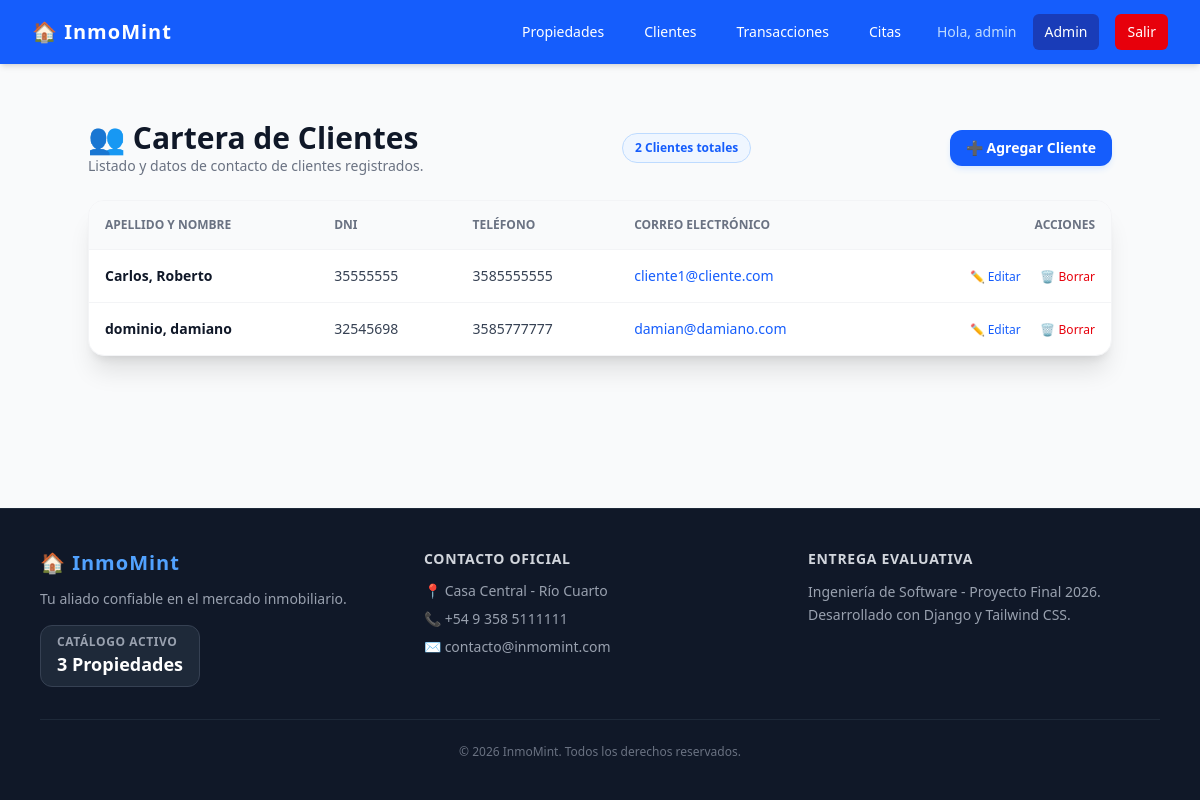
/propiedades/clientes/ (signed in), run on the app's committed database.
### usuarios/models.py (models this page shows, shortened)
class UsuarioPersonalizado(AbstractUser):
    telefono = models.CharField(max_length=20, blank=True, null=True)
    es_agente = models.BooleanField(default=False)

### inmobiliaria/models.py (models this page shows, shortened)
class Cliente(models.Model):
    nombre = models.CharField(max_length=100)
    apellido = models.CharField(max_length=100)
    dni = models.CharField(max_length=15, unique=True, verbose_name="DNI")
    telefono = models.CharField(max_length=20, verbose_name="Teléfono")
    email = models.EmailField(verbose_name="Correo Electrónico")

### inmobiliaria/views.py (the view)
# urls.py: path('clientes/', views.lista_clientes, name='lista_clientes'),
@login_required
@permission_required('inmobiliaria.view_cliente', login_url='lista_propiedades')
def lista_clientes(request):
    clientes = Cliente.objects.all()
    return render(request, 'inmobiliaria/lista_clientes.html', {'clientes': clientes})

### inmobiliaria/context_processors.py (called while the page is built)
def datos_inmobiliaria(request):
    return {
        'global_nombre_web': 'InmoMint',
        'global_telefono': '+54 9 358 5111111',
        'global_email': 'contacto@inmomint.com',
        'global_total_propiedades': Propiedad.objects.count()
    }

### templates/inmobiliaria/lista_clientes.html (shortened to what this page needs)
{% extends 'base.html' %}
{% block content %}
<div class="max-w-5xl mx-auto py-6">
    <div class="flex flex-col sm:flex-row justify-between items-start sm:items-center mb-6 gap-4">
        <div>
            <h1 class="text-3xl font-black text-gray-900">👥 Cartera de Clientes</h1>
            <p class="text-gray-500 text-sm">Listado y datos de contacto de clientes registrados.</p>
        </div>
        <span class="bg-blue-50 text-blue-600 text-xs font-bold px-3 py-1.5 rounded-full border border-blue-200">
                {{ clientes.count }} Clientes totales
        </span>
        {% if perms.inmobiliaria.add_cliente %}
            <a href="{% url 'crear_cliente' %}" class="bg-blue-600 hover:bg-blue-700 text-white font-bold px-4 py-2 rounded-xl text-sm transition-all shadow-md shadow-blue-100 cursor-pointer">
                ➕ Agregar Cliente
            </a>
        {% endif %}
    </div>
    <div class="bg-white rounded-2xl shadow-xl overflow-hidden border border-gray-100">
        <div class="overflow-x-auto">
            <table class="w-full text-left text-sm text-gray-600">
                <thead class="bg-gray-50 text-xs uppercase text-gray-500 font-bold border-b border-gray-100">
                    <tr>
                        <th class="p-4">Apellido y Nombre</th>
                        <th class="p-4">DNI</th>
                        <th class="p-4">Teléfono</th>
                        <th class="p-4">Correo Electrónico</th>
                        <th class="p-4 text-right">Acciones</th>
                    </tr>
                </thead>
                <tbody class="divide-y divide-gray-100">
                    {% for cliente in clientes %}
                    <tr class="hover:bg-gray-50/50 transition-colors">
                        <td class="p-4 font-bold text-gray-900">{{ cliente.apellido }}, {{ cliente.nombre }}</td>
                        <td class="p-4 text-gray-700">{{ cliente.dni }}</td>
                        <td class="p-4 text-gray-700">{{ cliente.telefono }}</td>
                        <td class="p-4 text-blue-600 font-medium">{{ cliente.email }}</td>
                        <td class="p-4 text-right space-x-2">
                            {% if perms.inmobiliaria.change_cliente %}
                                <a href="{% url 'editar_cliente' cliente.pk %}" class="text-blue-600 hover:underline font-medium text-xs">✏️ Editar</a>
                            {% endif %}
                            {% if perms.inmobiliaria.delete_cliente %}
                                <a href="{% url 'eliminar_cliente' cliente.pk %}" class="text-red-600 hover:underline font-medium text-xs ml-2">🗑️ Borrar</a>
                            {% endif %}
                        </td>
                    </tr>
                    {% empty %}
                    <tr>
                        <td colspan="5" class="p-8 text-center text-gray-400 font-medium">No hay clientes cargados en el sistema.</td>
                    </tr>
                    {% endfor %}
                </tbody>
            </table>
        </div>
    </div>
</div>
{% endblock %}

### templates/base.html (shortened to what this page needs)
<!DOCTYPE html>
<html lang="es">
<head>
    <script src="https://cdn.jsdelivr.net/npm/@tailwindcss/browser@4"></script>
</head>
<body class="bg-gray-50 flex flex-col min-h-screen">
    <nav class="bg-blue-600 text-white shadow-md">
        <div class="max-w-7xl mx-auto px-4 sm:px-6 lg:px-8">
            <div class="flex items-center justify-between h-16">
                <div class="flex items-center">
                    <a href="{% url 'home' %}" class="text-xl font-bold tracking-wider">🏠 InmoMint</a>
                </div>
                <div class="flex items-center space-x-2 md:space-x-4">
                    <a href="{% url 'lista_propiedades' %}" class="hover:bg-blue-700 px-3 py-2 rounded-md text-sm font-medium">Propiedades</a>
                    {% if user.is_authenticated %}
                        {% if perms.inmobiliaria.view_cliente %}
                            <a href="{% url 'lista_clientes' %}" class="hover:bg-blue-700 px-3 py-2 rounded-md text-sm font-medium">Clientes</a>
                        {% endif %}
                        {% if perms.inmobiliaria.view_transaccion %}
                            <a href="{% url 'lista_transacciones' %}" class="hover:bg-blue-700 px-3 py-2 rounded-md text-sm font-medium">Transacciones</a>
                        {% endif %}
                        {% if perms.inmobiliaria.view_cita %}
                            <a href="{% url 'lista_citas' %}" class="hover:bg-blue-700 px-3 py-2 rounded-md text-sm font-medium">Citas</a>
                        {% endif %}
                        <span class="text-blue-200 text-sm font-medium hidden lg:inline ml-2">Hola, {{ user.username }}</span>
                        {% if user.is_staff or user.es_agente %}
                            <a href="{% url 'admin:index' %}" class="hover:bg-blue-700 px-3 py-2 rounded-md text-sm font-medium bg-blue-800">Admin</a>
                        {% endif %}
                        <form method="POST" action="{% url 'logout' %}" class="inline">
                            <button type="submit" class="bg-red-600 hover:bg-red-700 text-white px-3 py-2 rounded-md text-sm font-medium transition-colors cursor-pointer">
                                Salir
                            </button>
                        </form>
                    {% else %}
                        <a href="{% url 'login' %}" class="bg-blue-800 hover:bg-blue-900 text-white px-4 py-2 rounded-md text-sm font-medium transition-colors">
                            Iniciar Sesión
                        </a>
                    {% endif %}
                </div>
            </div>
        </div>
    </nav>
    <main class="flex-grow max-w-7xl w-full mx-auto px-4 sm:px-6 lg:px-8 py-8">
        {% block content %}
        {% endblock %}
    </main>
    <footer class="bg-gray-900 text-white mt-20 border-t border-gray-800">
        <div class="max-w-6xl mx-auto px-4 py-10">
            <div class="grid grid-cols-1 md:grid-cols-3 gap-8 text-center md:text-left">
                <div>
                    <h3 class="text-xl font-black tracking-wider text-blue-400 mb-3">🏠 {{ global_nombre_web }}</h3>
                    <p class="text-gray-400 text-sm mb-4">Tu aliado confiable en el mercado inmobiliario.</p>
                    <div class="inline-block bg-gray-800 px-4 py-2 rounded-xl border border-gray-700">
                        <span class="text-xs text-gray-400 block uppercase font-bold tracking-wider">Catálogo Activo</span>
                        <span class="text-lg font-black text-white">{{ global_total_propiedades }} Propiedades</span>
                    </div>
                </div>
                <div>
                    <h4 class="text-sm font-bold uppercase tracking-wider text-gray-300 mb-3">Contacto Oficial</h4>
                    <ul class="space-y-2 text-sm text-gray-400">
                        <li>📍 Casa Central - Río Cuarto</li>
                        <li>📞 {{ global_telefono }}</li>
                        <li>✉️ {{ global_email }}</li>
                    </ul>
                </div>
                <div>
                    <h4 class="text-sm font-bold uppercase tracking-wider text-gray-300 mb-3">Entrega Evaluativa</h4>
                    <p class="text-sm text-gray-400 leading-relaxed">
                        Ingeniería de Software - Proyecto Final 2026.<br>
                        Desarrollado con Django y Tailwind CSS.
                    </p>
                </div>
            </div>
            <div class="border-t border-gray-800 mt-8 pt-6 text-center text-xs text-gray-500">
                &copy; 2026 {{ global_nombre_web }}. Todos los derechos reservados.
            </div>
        </div>
    </footer>
</body>
</html>

### data on the page
UsuarioPersonalizado: username "admin"
Cliente: apellido "Carlos", nombre "Roberto", dni "35555555", telefono "3585555555", email "cliente1@cliente.com"
Cliente: apellido "dominio", nombre "damiano", dni "32545698", telefono "3585777777", email "damian@damiano.com"

### other printed values
{{ clientes.count }} "2"
{{ global_nombre_web }} "InmoMint"
{{ global_total_propiedades }} "3"
{{ global_telefono }} "+54 9 358 5111111"
{{ global_email }} "contacto@inmomint.com"
